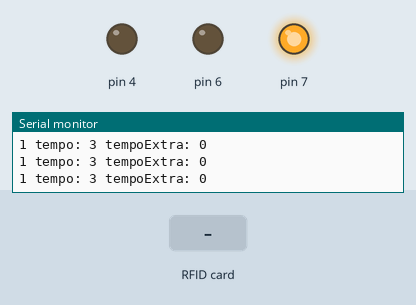
This sketch was run on a simulated Arduino Uno, built with avr-gcc and run on an emulated ATmega328P. Parts: output pins drawn as LEDs (lit = HIGH), the last lines printed to the serial monitor. Inputs (shaded band) come from the test bench. The audio player accepts every command and is not drawn; pins used as bus, display or sensor lines are not drawn.

Above: at 1.7 s.
1.8 s: RFID card 20 16 3B 52 held to the reader
At 18.4 s:
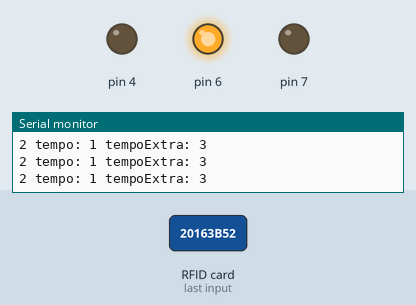
At 27.1 s:
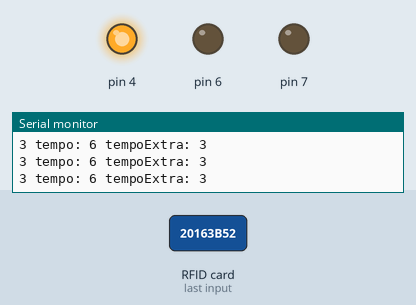
Timing chart, 0 to 27.4 s (numbered marks = the images above; inputs shaded):
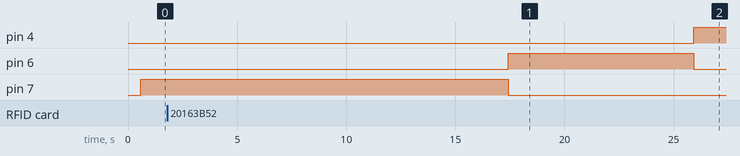

The sketch:

cdg.ino
```cpp
#include "Arduino.h"
#include "SoftwareSerial.h"
#include "DFRobotDFPlayerMini.h"

//MP3 - MUDAR O 10, 11
//Inicia a serial por software nos pinos 10 e 11
SoftwareSerial mySoftwareSerial(2, 3); // RX, TX

DFRobotDFPlayerMini myDFPlayer;

//-------------SINAL-------
#define LED_VERDE 7
#define LED_AMARELO 6
#define LED_VERMELHO 4


//RFID - Leitor do cartão

 // --- Bibliotecas Auxiliares ---
#include <Wire.h>
#include <SPI.h>
#include <MFRC522.h>


// --- Mapeamento de Hardware ---
#define SS_PIN 10
#define RST_PIN 9
MFRC522 mfrc522(SS_PIN, RST_PIN);   // Cria instância com MFRC522


// --- Variáveis Globais ---
char st[20];

//////////////////////////////////////////////////////////////////////

void setup() {

  Serial.begin(9600);   // Inicia comunicação Serial em 9600 baud rate

  //DFPlay mini mp3
  mySoftwareSerial.begin(9600);

  //Verifica se o modulo esta respondendo e se o
  //cartao SD foi encontrado
  Serial.println(F("Inicializando modulo DFPlayer... (3~5 segundos)"));
  if (!myDFPlayer.begin(mySoftwareSerial)) {
    Serial.println(F("Nao inicializado:"));
    Serial.println(F("1.Cheque as conexoes do DFPlayer Mini"));
    Serial.println(F("2.Insira um cartao SD"));
    while (true);
  }
  Serial.println();
  Serial.println(F("Modulo DFPlayer Mini inicializado!"));


  //-----------------------------------------------------------------------------------------
   //RFID
  Wire.begin();
  SPI.begin();          // Inicia comunicação SPI bus
  mfrc522.PCD_Init();   // Inicia MFRC522
  //-----------------------------------------------------------------------------------------


  //Definicoes iniciais
  myDFPlayer.setTimeOut(500); //Timeout serial 500ms
  myDFPlayer.volume(100); //Volume 5
  myDFPlayer.EQ(0); //Equalizacao normal

  //-----------------------------------------------------------------------------------------
    //Sinal
    pinMode(7,OUTPUT);
    pinMode(6,OUTPUT);
    pinMode(4,OUTPUT);
  //-----------------------------------------------------------------------------------------
}


#define TEMPO_AMARELO 200
#define TEMPO_NORMAL 400
#define TEMPO_IDOSO 400
#define TEMPO_DEFICIENTE 300

int tempoExtra = 0;
int tempo = TEMPO_NORMAL;
int numLed = 1;//1 - verde, 2 - amarelo, 3 - vermelho
void loop() {

  if (tempoExtra == 0){
    tempoExtra = rfid();
  if (tempoExtra > 0){
    identificado();
    delay(3000);
    }
  if (tempoExtra > 0){
      espere();
      delay(3000);
    }
  }

  if (numLed == 3 && tempo == (TEMPO_NORMAL+TEMPO_IDOSO)-100){
    pode_atravessar();
    delay(3000);
    contagem();
  }


  if (numLed == 1){
    led(false, LED_VERMELHO);
    led(true, LED_VERDE);
  } else
  if (numLed == 2){
    led(false, LED_VERDE);
    led(true, LED_AMARELO);
  } else {
    led(false, LED_AMARELO);
    led(true, LED_VERMELHO);
  }

  Serial.print(numLed);
  Serial.print(" tempo: ");
  Serial.print(tempo/100);
  Serial.print(" tempoExtra: ");
  Serial.print(tempoExtra/100);
  Serial.println();

  if (tempo > 0){
    tempo--;
  } else {
    numLed++;
    tempo = TEMPO_NORMAL;
    if (numLed == 3){
      tempo += tempoExtra;
    } else
    if (numLed == 2){
      tempo = TEMPO_AMARELO;
    } else
    if (numLed == 4){
      numLed = 1;
      tempoExtra = 0;
    }
  }

}
///////////////////////////- Cód DFPlayer mini -////////////////////////////////////////////
void identificado(){
  myDFPlayer.play(1);
}
void contagem(){
  myDFPlayer.play(2);
}
void espere(){
  myDFPlayer.play(3);
}
void pode_atravessar(){
  myDFPlayer.play(4);
}

/////////////////////////////////////- RFID -//////////////////////////////////////////////

int rfid(){
  // Verifica novos cartões
  if ( ! mfrc522.PICC_IsNewCardPresent()) {
    return 0;
  }
  // Seleciona um dos cartões
  if ( ! mfrc522.PICC_ReadCardSerial()) {
    return 0;
  }

  // Mostra UID na serial
  Serial.print("UID da tag :");
  String conteudo= "";
  byte letra;
  for (byte i = 0; i < mfrc522.uid.size; i++)  {
     Serial.print(mfrc522.uid.uidByte[i] < 0x10 ? " 0" : " ");
     Serial.print(mfrc522.uid.uidByte[i], HEX);
     conteudo.concat(String(mfrc522.uid.uidByte[i] < 0x10 ? " 0" : " "));
     conteudo.concat(String(mfrc522.uid.uidByte[i], HEX));
  }
  Serial.println();
  Serial.print("Mensagem : ");
  conteudo.toUpperCase();

  if (conteudo.substring(1) == "20 16 3B 52") { //UID 1 - Chaveiro
    Serial.println("Chaveiro identificado!");
    Serial.println();
    return TEMPO_DEFICIENTE;

  } else
  if (conteudo.substring(1) == "04 50 B0 AB") { //UID 2 - Cartao
    Serial.println("Cartao identificado");
    Serial.println();
    return TEMPO_IDOSO;
  } else {
    Serial.println("*** Não identificado");
  }

  return 0;
}


//////////////////////////////- Sinal -///////////////////////////////////////////


void led(bool ligar, int porta){
   //Controle do led verde
  if (ligar){
    digitalWrite(porta,HIGH);  //acende o led
  } else {
    digitalWrite(porta,LOW);   //apaga o led
  }
}
```

Measured:
- after the input at 1.8 s, pin 4: LOW → HIGH after 24.1 s instead of 15.0 s; pin 7: HIGH → LOW after 15.6 s instead of 9.6 s
